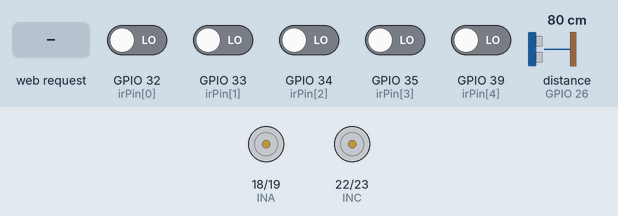
This sketch was run on a simulated ESP32. Parts: motor-driver pin pairs drawn as motors (green arrow = first pin HIGH = forward, orange = second pin HIGH = backward, longer = more drive). Wiring (inferred from the names in the program): ultrasonic range finder: trigger GPIO 25; echo GPIO 26. The inputs (shaded band) are chosen by the test bench; at power-on: GPIO 32 (irPin[0]), GPIO 33 (irPin[1]), GPIO 34 (irPin[2]), GPIO 35 (irPin[3]), GPIO 39 (irPin[4]) LOW, distance to the obstacle (sensor on GPIO 26) 80 cm. The echo pulse lasts 58.3 µs per cm; what the sketch prints to the serial monitor is not drawn.

Above: at 1.2 s.
1.3 s: HTTP request GET /manual?c=F received
At 1.9 s:
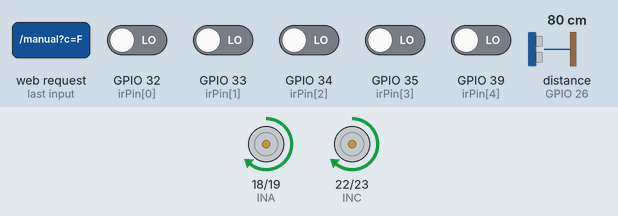
2.8 s: HTTP request GET /manual?c=R received
At 3.1 s:
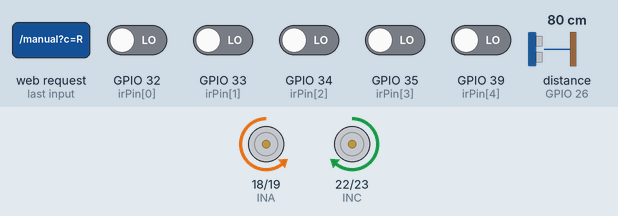
4.3 s: HTTP request GET /manual?c=B received
At 5.4 s:
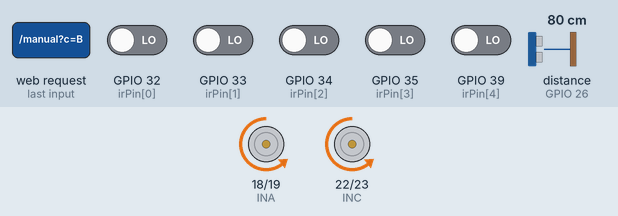
Timing chart, 0 to 7.3 s (numbered marks = the images above; inputs shaded):
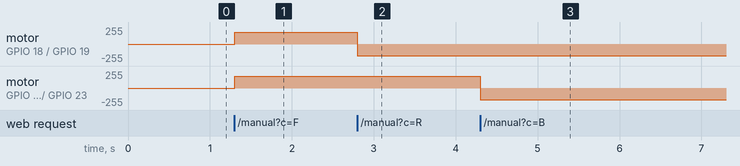

Measured:
- after the input at 1.3 s, motor on GPIO 18 (INA) / GPIO 19 (INB), motor on GPIO 22 (INC) / GPIO 23 (IND): stopped → forward 179/255 at once
- after the input at 2.8 s, motor on GPIO 18 (INA) / GPIO 19 (INB): forward 179/255 → backward 179/255 at once
- after the input at 4.3 s, motor on GPIO 22 (INC) / GPIO 23 (IND): forward 179/255 → backward 179/255 at once

The sketch:

rakib_line_ultrasonic.ino
```cpp
/*
 * ESP32 4WD Line Follower + Manual Control + Ultrasonic Obstacle Stop
 * (5-Array IR Version, no buzzer)
 * -------------------------------------------------------------------
 * Motor driver: L298N board (Direct PWM on INA/INB/INC/IND)
 * Sensor: 5-channel IR array (digital out)
 * Ultrasonic: HC-SR04 (TRIG = GPIO 25, ECHO = GPIO 26)
 * WiFi AP: LineBott_ESP32 / 12345678 -> http://192.168.4.1
 * Requires ESP32 Arduino core 3.x
 */

#include <WiFi.h>
#include <WebServer.h>

/* ================= WIFI ================= */
const char* AP_SSID = "LineBott_ESP32";
const char* AP_PASS = "12345678";
WebServer server(80);

/* ============== 5-CHANNEL IR SENSOR PINS (Left -> Right) ============== */
const int irPin[5] = {32, 33, 34, 35, 39};
int irVal[5];

/* Black line on white floor -> true ; White line on black floor -> false */
bool BLACK_LINE = true;

/* ============== MOTOR DRIVER PINS ============== */
#define INA 18   // Left  forward
#define INB 19   // Left  backward
#define INC 22   // Right forward
#define IND 23   // Right backward

#define PWM_FREQ 5000
#define PWM_RES  8      // 0-255

/* If one side spins the wrong way, flip its flag to true */
bool INVERT_LEFT  = false;
bool INVERT_RIGHT = false;

/* Line follow e robot line theke dure sore gele eta 1 theke -1 kore dibe */
int STEER_DIR = 1;

/* ============== ULTRASONIC PINS ============== */
#define TRIG_PIN 25
#define ECHO_PIN 26   // HC-SR04 ECHO 5V dey -> voltage divider (1k + 2k) lagbe

const float OBSTACLE_DISTANCE_CM = 10.0;      // ei doorir moddhe thakle stop
const unsigned long US_READ_INTERVAL = 60;    // ms (non-blocking interval)

float distanceCM = 999;
bool  obstacleDetected = false;
unsigned long lastUSRead = 0;

/* ============== CONTROL VARIABLES ============== */
String mode = "STOP";          // LINE / MANUAL / STOP
String manualCmd = "S";        // F B L R S
int baseSpeed   = 150;
int manualSpeed = 180;

// PID constants tuned for 5-channel array
float Kp = 35.0, Ki = 0.0, Kd = 20.0;
float lastError = 0, integral = 0;
float lastKnownError = 0;

/* ================= MOTOR HELPERS ================= */
void leftMotor(int spd) {
  spd = constrain(spd, -255, 255);
  if (INVERT_LEFT) spd = -spd;
  if (spd >= 0) { ledcWrite(INA, spd);   ledcWrite(INB, 0); }
  else          { ledcWrite(INA, 0);     ledcWrite(INB, -spd); }
}

void rightMotor(int spd) {
  spd = constrain(spd, -255, 255);
  if (INVERT_RIGHT) spd = -spd;
  if (spd >= 0) { ledcWrite(INC, spd);   ledcWrite(IND, 0); }
  else          { ledcWrite(INC, 0);     ledcWrite(IND, -spd); }
}

void driveStop() {
  leftMotor(0);
  rightMotor(0);
}

/* ================= ULTRASONIC ================= */
float readUltrasonicCM() {
  digitalWrite(TRIG_PIN, LOW);
  delayMicroseconds(2);
  digitalWrite(TRIG_PIN, HIGH);
  delayMicroseconds(10);
  digitalWrite(TRIG_PIN, LOW);

  long duration = pulseIn(ECHO_PIN, HIGH, 25000UL); // 25ms timeout (~4m)
  if (duration == 0) return 999;                    // no echo -> clear

  return duration * 0.0343 / 2.0;
}

void updateUltrasonic() {
  unsigned long now = millis();
  if (now - lastUSRead < US_READ_INTERVAL) return;
  lastUSRead = now;

  distanceCM = readUltrasonicCM();
  obstacleDetected = (distanceCM > 0 && distanceCM <= OBSTACLE_DISTANCE_CM);
}

/* ================= SENSOR READ (5-ARRAY) ================= */
// S1: -4 (far left), S2: -2 (mid left), S3: 0 (center), S4: +2 (mid right), S5: +4 (far right)
const float weight[5] = {-4.0, -2.0, 0.0, 2.0, 4.0};

bool readSensors(float &error) {
  float sum = 0;
  int count = 0;
  for (int i = 0; i < 5; i++) {
    int raw = digitalRead(irPin[i]);
    // Most modules output LOW on black line
    irVal[i] = BLACK_LINE ? (raw == LOW ? 1 : 0) : (raw == HIGH ? 1 : 0);
    if (irVal[i]) {
      sum += weight[i];
      count++;
    }
  }
  if (count == 0) return false; // Line lost
  error = sum / count;
  return true;
}

/* ================= LINE FOLLOW ================= */
void lineFollow() {
  float error;
  if (!readSensors(error)) {
    // Line lost: last known position er dike ghure line khuje
    int s = baseSpeed * 0.8;
    if (lastKnownError * STEER_DIR < 0) { leftMotor(-s); rightMotor(s);  }
    else                                { leftMotor(s);  rightMotor(-s); }
    return;
  }
  lastKnownError = error;

  integral += error;
  integral = constrain(integral, -50, 50);
  float derivative = error - lastError;
  float correction = Kp * error + Ki * integral + Kd * derivative;
  lastError = error;

  correction *= STEER_DIR;

  leftMotor(baseSpeed + correction);
  rightMotor(baseSpeed - correction);
}

/* ================= MANUAL DRIVE ================= */
void manualDrive() {
  int s = manualSpeed;
  if      (manualCmd == "F") { leftMotor(s);  rightMotor(s);  }
  else if (manualCmd == "B") { leftMotor(-s); rightMotor(-s); }
  else if (manualCmd == "R") { leftMotor(-s); rightMotor(s);  }
  else if (manualCmd == "L") { leftMotor(s);  rightMotor(-s); }
  else driveStop();
}

/* ================= WEB PAGE ================= */
const char PAGE[] PROGMEM = R"HTML(
<!DOCTYPE html><html><head><meta charset="utf-8">
<meta name="viewport" content="width=device-width,initial-scale=1,user-scalable=no">
<title>ESP32 LineBot (5-Array)</title>
<style>
 *{box-sizing:border-box;-webkit-tap-highlight-color:transparent}
 body{margin:0;font-family:system-ui,Arial;background:#101418;color:#e8eef2}
 header{padding:14px;text-align:center;background:#161d24;font-weight:600;letter-spacing:1px}
 .tabs{display:flex}
 .tab{flex:1;padding:14px;text-align:center;background:#1b242d;cursor:pointer;font-weight:600}
 .tab.on{background:#0aa06e;color:#fff}
 .panel{display:none;padding:18px}
 .panel.on{display:block}
 button{border:0;border-radius:14px;font-size:17px;font-weight:700;color:#fff;padding:18px;width:100%}
 .go{background:#0aa06e}.stop{background:#d0342c}.dir{background:#2b6cb0;height:78px}
 .pad{display:grid;grid-template-columns:repeat(3,1fr);gap:10px;max-width:340px;margin:auto}
 .sp{margin:18px 0}
 input[type=range]{width:100%}
 .sens{display:flex;gap:10px;justify-content:center;margin-top:16px}
 .dot{width:32px;height:32px;border-radius:8px;background:#2a3540}
 .dot.hit{background:#0aa06e}
 .st{text-align:center;margin-top:12px;font-size:14px;color:#8fa3b0}
 .dist{text-align:center;margin-top:8px;font-size:15px}
 .dist.warn{color:#ff5b5b;font-weight:700}
</style></head><body>
<header>ESP32 4WD LINE BOT (5-ARRAY)</header>
<div class="tabs">
  <div class="tab on" id="t1" onclick="tab(1)">LINE FOLLOW</div>
  <div class="tab" id="t2" onclick="tab(2)">MANUAL</div>
</div>

<div class="panel on" id="p1">
  <button class="go" onclick="send('/mode?m=LINE')">START LINE FOLLOWING</button>
  <div class="sp"></div>
  <button class="stop" onclick="send('/mode?m=STOP')">STOP</button>
  <div class="sp">Base Speed: <b id="bsv">150</b>
    <input type="range" min="60" max="255" value="150" oninput="bsv.innerText=this.value" onchange="send('/set?base='+this.value)">
  </div>
  <div class="sp">Kp: <b id="kpv">35</b>
    <input type="range" min="0" max="100" value="35" oninput="kpv.innerText=this.value" onchange="send('/set?kp='+this.value)">
  </div>
  <div class="sp">Kd: <b id="kdv">20</b>
    <input type="range" min="0" max="100" value="20" oninput="kdv.innerText=this.value" onchange="send('/set?kd='+this.value)">
  </div>
  <div class="sens" id="sens"></div>
  <div class="st" id="st">mode: --</div>
  <div class="dist" id="dist">distance: -- cm</div>
</div>

<div class="panel" id="p2">
  <div class="pad">
    <div></div>
    <button class="dir" onmousedown="mv('F')" ontouchstart="mv('F')" onmouseup="mv('S')" ontouchend="mv('S')">&#9650;</button>
    <div></div>
    <button class="dir" onmousedown="mv('L')" ontouchstart="mv('L')" onmouseup="mv('S')" ontouchend="mv('S')">&#9664;</button>
    <button class="stop" style="height:78px" onclick="mv('S')">&#9632;</button>
    <button class="dir" onmousedown="mv('R')" ontouchstart="mv('R')" onmouseup="mv('S')" ontouchend="mv('S')">&#9654;</button>
    <div></div>
    <button class="dir" onmousedown="mv('B')" ontouchstart="mv('B')" onmouseup="mv('S')" ontouchend="mv('S')">&#9660;</button>
    <div></div>
  </div>
  <div class="sp">Manual Speed: <b id="msv">180</b>
    <input type="range" min="60" max="255" value="180" oninput="msv.innerText=this.value" onchange="send('/set?man='+this.value)">
  </div>
  <div class="dist" id="dist2">distance: -- cm</div>
</div>

<script>
let box=document.getElementById('sens');
for(let i=0;i<5;i++){let d=document.createElement('div');d.className='dot';d.id='d'+i;box.appendChild(d);}
function tab(n){
  t1.className='tab'+(n==1?' on':'');t2.className='tab'+(n==2?' on':'');
  p1.className='panel'+(n==1?' on':'');p2.className='panel'+(n==2?' on':'');
  send('/mode?m='+(n==1?'STOP':'MANUAL'));
}
function send(u){fetch(u);}
function mv(c){fetch('/manual?c='+c);}
document.addEventListener('keydown',e=>{const k={ArrowUp:'F',ArrowDown:'B',ArrowLeft:'L',ArrowRight:'R'}[e.key];if(k)mv(k);});
document.addEventListener('keyup',e=>{if(e.key.startsWith('Arrow'))mv('S');});
setInterval(()=>{fetch('/status').then(r=>r.json()).then(j=>{
  for(let i=0;i<5;i++)document.getElementById('d'+i).className='dot'+(j.s[i]?' hit':'');
  st.innerText='mode: '+j.mode;
  let txt='distance: '+j.dist.toFixed(1)+' cm'+(j.obs?'  OBSTACLE!':'');
  dist.innerText=txt; dist.className='dist'+(j.obs?' warn':'');
  dist2.innerText=txt; dist2.className='dist'+(j.obs?' warn':'');
});},250);
</script></body></html>
)HTML";

/* ================= HANDLERS ================= */
void handleRoot() { server.send_P(200, "text/html", PAGE); }

void handleMode() {
  mode = server.arg("m");
  integral = 0; lastError = 0;
  if (mode != "LINE" && mode != "MANUAL") { mode = "STOP"; driveStop(); }
  server.send(200, "text/plain", "ok");
}

void handleManual() {
  manualCmd = server.arg("c");
  mode = "MANUAL";
  server.send(200, "text/plain", "ok");
}

void handleSet() {
  if (server.hasArg("base")) baseSpeed   = server.arg("base").toInt();
  if (server.hasArg("man"))  manualSpeed = server.arg("man").toInt();
  if (server.hasArg("kp"))   Kp = server.arg("kp").toFloat();
  if (server.hasArg("kd"))   Kd = server.arg("kd").toFloat();
  server.send(200, "text/plain", "ok");
}

void handleStatus() {
  String j = "{\"mode\":\"" + mode + "\",\"s\":[";
  for (int i = 0; i < 5; i++) {
    j += String(irVal[i]);
    if (i < 4) j += ",";
  }
  j += "],\"dist\":" + String(distanceCM, 1) + ",\"obs\":" + String(obstacleDetected ? "true" : "false") + "}";
  server.send(200, "application/json", j);
}

/* ================= SETUP ================= */
void setup() {
  Serial.begin(115200);

  // 5 IR pins input
  for (int i = 0; i < 5; i++) pinMode(irPin[i], INPUT);

  // Ultrasonic pins
  pinMode(TRIG_PIN, OUTPUT);
  pinMode(ECHO_PIN, INPUT);
  digitalWrite(TRIG_PIN, LOW);

  // Core 3.x PWM configuration
  ledcAttach(INA, PWM_FREQ, PWM_RES);
  ledcAttach(INB, PWM_FREQ, PWM_RES);
  ledcAttach(INC, PWM_FREQ, PWM_RES);
  ledcAttach(IND, PWM_FREQ, PWM_RES);
  driveStop();

  WiFi.softAP(AP_SSID, AP_PASS);
  Serial.print("Access Point started! IP: ");
  Serial.println(WiFi.softAPIP()); // 192.168.4.1

  server.on("/", handleRoot);
  server.on("/mode", handleMode);
  server.on("/manual", handleManual);
  server.on("/set", handleSet);
  server.on("/status", handleStatus);
  server.begin();
}

/* ================= LOOP ================= */
void loop() {
  server.handleClient();

  updateUltrasonic();

  // Obstacle handling:
  // - LINE mode: obstacle thakle stop
  // - MANUAL mode: F/L/R stop hobe, kintu B (pichone soriye newa) allowed
  bool blockDrive = obstacleDetected && !(mode == "MANUAL" && manualCmd == "B");

  if (blockDrive) {
    driveStop();
    if (mode == "LINE") { float e; readSensors(e); } // UI dot update
  }
  else if (mode == "LINE")   lineFollow();
  else if (mode == "MANUAL") manualDrive();
  else {
    float e;
    readSensors(e); // Updates live UI dots while robot is stopped
    driveStop();
  }
}
```
